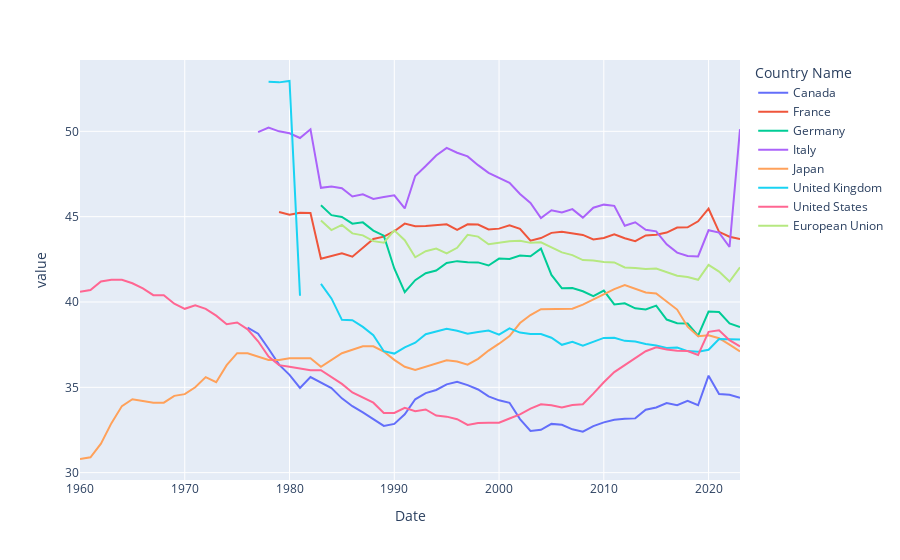

Write notebook code for a chart like this one.
### Code cell
# Unemployment rate
(100 - labour_df[g7_countries]).plot()
